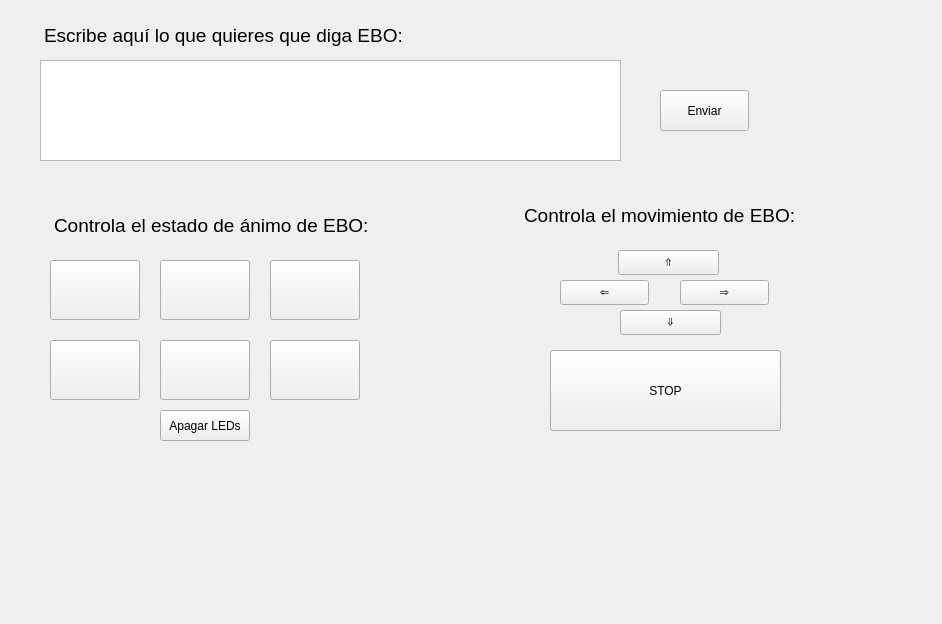
<?xml version="1.0" encoding="UTF-8"?>
<ui version="4.0">
 <class>guiDlg</class>
 <widget class="QWidget" name="guiDlg">
  <property name="geometry">
   <rect>
    <x>0</x>
    <y>0</y>
    <width>942</width>
    <height>624</height>
   </rect>
  </property>
  <property name="sizePolicy">
   <sizepolicy hsizetype="Fixed" vsizetype="Fixed">
    <horstretch>0</horstretch>
    <verstretch>0</verstretch>
   </sizepolicy>
  </property>
  <property name="windowTitle">
   <string>app_ebo</string>
  </property>
  <widget class="QPushButton" name="adelante">
   <property name="geometry">
    <rect>
     <x>618</x>
     <y>250</y>
     <width>101</width>
     <height>25</height>
    </rect>
   </property>
   <property name="text">
    <string>⇑</string>
   </property>
  </widget>
  <widget class="QPushButton" name="derecha">
   <property name="geometry">
    <rect>
     <x>680</x>
     <y>280</y>
     <width>89</width>
     <height>25</height>
    </rect>
   </property>
   <property name="layoutDirection">
    <enum>Qt::LeftToRight</enum>
   </property>
   <property name="text">
    <string>⇒</string>
   </property>
  </widget>
  <widget class="QPlainTextEdit" name="plainTextEdit">
   <property name="geometry">
    <rect>
     <x>40</x>
     <y>60</y>
     <width>581</width>
     <height>101</height>
    </rect>
   </property>
   <property name="frameShape">
    <enum>QFrame::StyledPanel</enum>
   </property>
   <property name="frameShadow">
    <enum>QFrame::Sunken</enum>
   </property>
   <property name="lineWidth">
    <number>1</number>
   </property>
  </widget>
  <widget class="QPushButton" name="atras">
   <property name="geometry">
    <rect>
     <x>620</x>
     <y>310</y>
     <width>101</width>
     <height>25</height>
    </rect>
   </property>
   <property name="text">
    <string>⇓</string>
   </property>
  </widget>
  <widget class="QPushButton" name="izquierda">
   <property name="geometry">
    <rect>
     <x>560</x>
     <y>280</y>
     <width>89</width>
     <height>25</height>
    </rect>
   </property>
   <property name="text">
    <string>⇐</string>
   </property>
  </widget>
  <widget class="QLabel" name="label">
   <property name="geometry">
    <rect>
     <x>270</x>
     <y>390</y>
     <width>291</width>
     <height>171</height>
    </rect>
   </property>
   <property name="text">
    <string/>
   </property>
   <property name="pixmap">
    <pixmap>../../../../Antonio/Desktop/json_generator/interfaz_g/robolab.png</pixmap>
   </property>
  </widget>
  <widget class="QTextEdit" name="textEdit">
   <property name="geometry">
    <rect>
     <x>40</x>
     <y>20</y>
     <width>381</width>
     <height>31</height>
    </rect>
   </property>
   <property name="autoFillBackground">
    <bool>true</bool>
   </property>
   <property name="styleSheet">
    <string notr="true">background-color: transparent;</string>
   </property>
   <property name="frameShape">
    <enum>QFrame::NoFrame</enum>
   </property>
   <property name="frameShadow">
    <enum>QFrame::Sunken</enum>
   </property>
   <property name="readOnly">
    <bool>true</bool>
   </property>
   <property name="html">
    <string>&lt;!DOCTYPE HTML PUBLIC &quot;-//W3C//DTD HTML 4.0//EN&quot; &quot;http://www.w3.org/TR/REC-html40/strict.dtd&quot;&gt;
&lt;html&gt;&lt;head&gt;&lt;meta name=&quot;qrichtext&quot; content=&quot;1&quot; /&gt;&lt;style type=&quot;text/css&quot;&gt;
p, li { white-space: pre-wrap; }
&lt;/style&gt;&lt;/head&gt;&lt;body style=&quot; font-family:'Ubuntu'; font-size:11pt; font-weight:400; font-style:normal;&quot;&gt;
&lt;p style=&quot; margin-top:0px; margin-bottom:0px; margin-left:0px; margin-right:0px; -qt-block-indent:0; text-indent:0px;&quot;&gt;&lt;span style=&quot; font-size:14pt;&quot;&gt;Escribe aquí lo que quieres que diga EBO:&lt;/span&gt;&lt;/p&gt;&lt;/body&gt;&lt;/html&gt;</string>
   </property>
  </widget>
  <widget class="QPushButton" name="quieto">
   <property name="geometry">
    <rect>
     <x>550</x>
     <y>350</y>
     <width>231</width>
     <height>81</height>
    </rect>
   </property>
   <property name="text">
    <string>STOP</string>
   </property>
  </widget>
  <widget class="QPushButton" name="miedo">
   <property name="geometry">
    <rect>
     <x>270</x>
     <y>260</y>
     <width>90</width>
     <height>60</height>
    </rect>
   </property>
   <property name="styleSheet">
    <string notr="true"/>
   </property>
   <property name="text">
    <string/>
   </property>
   <property name="icon">
    <iconset>
     <normaloff>../img/miedo.png</normaloff>../img/miedo.png</iconset>
   </property>
   <property name="iconSize">
    <size>
     <width>88</width>
     <height>58</height>
    </size>
   </property>
  </widget>
  <widget class="QPushButton" name="sorpresa">
   <property name="geometry">
    <rect>
     <x>270</x>
     <y>340</y>
     <width>90</width>
     <height>60</height>
    </rect>
   </property>
   <property name="styleSheet">
    <string notr="true"/>
   </property>
   <property name="text">
    <string/>
   </property>
   <property name="icon">
    <iconset>
     <normaloff>../img/sorpresa.png</normaloff>../img/sorpresa.png</iconset>
   </property>
   <property name="iconSize">
    <size>
     <width>88</width>
     <height>58</height>
    </size>
   </property>
  </widget>
  <widget class="QPushButton" name="triste">
   <property name="geometry">
    <rect>
     <x>160</x>
     <y>340</y>
     <width>90</width>
     <height>60</height>
    </rect>
   </property>
   <property name="styleSheet">
    <string notr="true"/>
   </property>
   <property name="text">
    <string/>
   </property>
   <property name="icon">
    <iconset>
     <normaloff>../img/tristeza.png</normaloff>../img/tristeza.png</iconset>
   </property>
   <property name="iconSize">
    <size>
     <width>88</width>
     <height>58</height>
    </size>
   </property>
  </widget>
  <widget class="QTextEdit" name="textEdit_2">
   <property name="geometry">
    <rect>
     <x>50</x>
     <y>210</y>
     <width>381</width>
     <height>31</height>
    </rect>
   </property>
   <property name="autoFillBackground">
    <bool>true</bool>
   </property>
   <property name="styleSheet">
    <string notr="true">background-color: transparent;</string>
   </property>
   <property name="frameShape">
    <enum>QFrame::NoFrame</enum>
   </property>
   <property name="frameShadow">
    <enum>QFrame::Sunken</enum>
   </property>
   <property name="readOnly">
    <bool>true</bool>
   </property>
   <property name="html">
    <string>&lt;!DOCTYPE HTML PUBLIC &quot;-//W3C//DTD HTML 4.0//EN&quot; &quot;http://www.w3.org/TR/REC-html40/strict.dtd&quot;&gt;
&lt;html&gt;&lt;head&gt;&lt;meta name=&quot;qrichtext&quot; content=&quot;1&quot; /&gt;&lt;style type=&quot;text/css&quot;&gt;
p, li { white-space: pre-wrap; }
&lt;/style&gt;&lt;/head&gt;&lt;body style=&quot; font-family:'Ubuntu'; font-size:11pt; font-weight:400; font-style:normal;&quot;&gt;
&lt;p style=&quot; margin-top:0px; margin-bottom:0px; margin-left:0px; margin-right:0px; -qt-block-indent:0; text-indent:0px;&quot;&gt;&lt;span style=&quot; font-size:14pt;&quot;&gt;Controla el estado de ánimo de EBO:&lt;/span&gt;&lt;/p&gt;&lt;/body&gt;&lt;/html&gt;</string>
   </property>
  </widget>
  <widget class="QPushButton" name="feliz">
   <property name="geometry">
    <rect>
     <x>50</x>
     <y>260</y>
     <width>90</width>
     <height>60</height>
    </rect>
   </property>
   <property name="styleSheet">
    <string notr="true"/>
   </property>
   <property name="text">
    <string/>
   </property>
   <property name="icon">
    <iconset>
     <normaloff>../img/alegria.png</normaloff>../img/alegria.png</iconset>
   </property>
   <property name="iconSize">
    <size>
     <width>88</width>
     <height>58</height>
    </size>
   </property>
  </widget>
  <widget class="QPushButton" name="asco">
   <property name="geometry">
    <rect>
     <x>160</x>
     <y>260</y>
     <width>90</width>
     <height>60</height>
    </rect>
   </property>
   <property name="styleSheet">
    <string notr="true"/>
   </property>
   <property name="text">
    <string/>
   </property>
   <property name="icon">
    <iconset>
     <normaloff>../img/asco.png</normaloff>../img/asco.png</iconset>
   </property>
   <property name="iconSize">
    <size>
     <width>88</width>
     <height>58</height>
    </size>
   </property>
  </widget>
  <widget class="QPushButton" name="enfado">
   <property name="geometry">
    <rect>
     <x>50</x>
     <y>340</y>
     <width>90</width>
     <height>60</height>
    </rect>
   </property>
   <property name="styleSheet">
    <string notr="true"/>
   </property>
   <property name="text">
    <string/>
   </property>
   <property name="icon">
    <iconset>
     <normaloff>../img/ira.png</normaloff>../img/ira.png</iconset>
   </property>
   <property name="iconSize">
    <size>
     <width>88</width>
     <height>58</height>
    </size>
   </property>
  </widget>
  <widget class="QPushButton" name="pushButton">
   <property name="geometry">
    <rect>
     <x>660</x>
     <y>90</y>
     <width>89</width>
     <height>41</height>
    </rect>
   </property>
   <property name="text">
    <string>Enviar</string>
   </property>
  </widget>
  <widget class="QTextEdit" name="textEdit_3">
   <property name="geometry">
    <rect>
     <x>520</x>
     <y>200</y>
     <width>381</width>
     <height>31</height>
    </rect>
   </property>
   <property name="autoFillBackground">
    <bool>true</bool>
   </property>
   <property name="styleSheet">
    <string notr="true">background-color: transparent;</string>
   </property>
   <property name="frameShape">
    <enum>QFrame::NoFrame</enum>
   </property>
   <property name="frameShadow">
    <enum>QFrame::Sunken</enum>
   </property>
   <property name="readOnly">
    <bool>true</bool>
   </property>
   <property name="html">
    <string>&lt;!DOCTYPE HTML PUBLIC &quot;-//W3C//DTD HTML 4.0//EN&quot; &quot;http://www.w3.org/TR/REC-html40/strict.dtd&quot;&gt;
&lt;html&gt;&lt;head&gt;&lt;meta name=&quot;qrichtext&quot; content=&quot;1&quot; /&gt;&lt;style type=&quot;text/css&quot;&gt;
p, li { white-space: pre-wrap; }
&lt;/style&gt;&lt;/head&gt;&lt;body style=&quot; font-family:'Ubuntu'; font-size:11pt; font-weight:400; font-style:normal;&quot;&gt;
&lt;p style=&quot; margin-top:0px; margin-bottom:0px; margin-left:0px; margin-right:0px; -qt-block-indent:0; text-indent:0px;&quot;&gt;&lt;span style=&quot; font-size:14pt;&quot;&gt;Controla el movimiento de EBO:&lt;/span&gt;&lt;/p&gt;&lt;/body&gt;&lt;/html&gt;</string>
   </property>
  </widget>
  <widget class="QPushButton" name="leds_off">
   <property name="geometry">
    <rect>
     <x>160</x>
     <y>410</y>
     <width>90</width>
     <height>31</height>
    </rect>
   </property>
   <property name="styleSheet">
    <string notr="true"/>
   </property>
   <property name="text">
    <string>Apagar LEDs</string>
   </property>
   <property name="iconSize">
    <size>
     <width>88</width>
     <height>58</height>
    </size>
   </property>
  </widget>
  <widget class="QLabel" name="label_2">
   <property name="geometry">
    <rect>
     <x>680</x>
     <y>460</y>
     <width>221</width>
     <height>141</height>
    </rect>
   </property>
   <property name="text">
    <string/>
   </property>
   <property name="pixmap">
    <pixmap>../img/robolab.png</pixmap>
   </property>
   <property name="scaledContents">
    <bool>true</bool>
   </property>
  </widget>
  <widget class="QLabel" name="label_3">
   <property name="geometry">
    <rect>
     <x>20</x>
     <y>470</y>
     <width>631</width>
     <height>141</height>
    </rect>
   </property>
   <property name="text">
    <string/>
   </property>
   <property name="pixmap">
    <pixmap>../img/euroage.png</pixmap>
   </property>
   <property name="scaledContents">
    <bool>true</bool>
   </property>
  </widget>
 </widget>
 <resources/>
 <connections/>
</ui>
